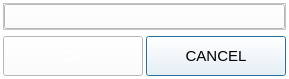
<?xml version="1.0" encoding="UTF-8"?>
<ui version="4.0">
 <class>LoginDialog</class>
 <widget class="QDialog" name="LoginDialog">
  <property name="geometry">
   <rect>
    <x>0</x>
    <y>0</y>
    <width>289</width>
    <height>79</height>
   </rect>
  </property>
  <property name="styleSheet">
   <string notr="true">
background-color: rgb(255, 255, 255);
</string>
  </property>
  <layout class="QGridLayout" name="gridLayout">
   <property name="leftMargin">
    <number>3</number>
   </property>
   <property name="topMargin">
    <number>3</number>
   </property>
   <property name="rightMargin">
    <number>3</number>
   </property>
   <property name="bottomMargin">
    <number>3</number>
   </property>
   <property name="spacing">
    <number>3</number>
   </property>
   <item row="2" column="1">
    <widget class="CustomImageButtonWidget" name="btnCancel">
     <property name="minimumSize">
      <size>
       <width>140</width>
       <height>40</height>
      </size>
     </property>
     <property name="maximumSize">
      <size>
       <width>140</width>
       <height>40</height>
      </size>
     </property>
     <property name="font">
      <font>
       <pointsize>11</pointsize>
      </font>
     </property>
     <property name="text">
      <string>CANCEL</string>
     </property>
    </widget>
   </item>
   <item row="1" column="0" colspan="2">
    <widget class="QWidget" name="widget" native="true">
     <layout class="QGridLayout" name="gridLayout_2">
      <property name="leftMargin">
       <number>0</number>
      </property>
      <property name="topMargin">
       <number>0</number>
      </property>
      <property name="rightMargin">
       <number>0</number>
      </property>
      <property name="bottomMargin">
       <number>0</number>
      </property>
      <property name="spacing">
       <number>0</number>
      </property>
     </layout>
    </widget>
   </item>
   <item row="2" column="0">
    <widget class="CustomImageButtonWidget" name="btnOK">
     <property name="minimumSize">
      <size>
       <width>140</width>
       <height>40</height>
      </size>
     </property>
     <property name="maximumSize">
      <size>
       <width>140</width>
       <height>40</height>
      </size>
     </property>
     <property name="palette">
      <palette>
       <active>
        <colorrole role="Button">
         <brush brushstyle="SolidPattern">
          <color alpha="255">
           <red>255</red>
           <green>255</green>
           <blue>255</blue>
          </color>
         </brush>
        </colorrole>
        <colorrole role="ButtonText">
         <brush brushstyle="SolidPattern">
          <color alpha="255">
           <red>255</red>
           <green>255</green>
           <blue>255</blue>
          </color>
         </brush>
        </colorrole>
        <colorrole role="Base">
         <brush brushstyle="SolidPattern">
          <color alpha="255">
           <red>255</red>
           <green>255</green>
           <blue>255</blue>
          </color>
         </brush>
        </colorrole>
        <colorrole role="Window">
         <brush brushstyle="SolidPattern">
          <color alpha="255">
           <red>255</red>
           <green>255</green>
           <blue>255</blue>
          </color>
         </brush>
        </colorrole>
       </active>
       <inactive>
        <colorrole role="Button">
         <brush brushstyle="SolidPattern">
          <color alpha="255">
           <red>255</red>
           <green>255</green>
           <blue>255</blue>
          </color>
         </brush>
        </colorrole>
        <colorrole role="ButtonText">
         <brush brushstyle="SolidPattern">
          <color alpha="255">
           <red>255</red>
           <green>255</green>
           <blue>255</blue>
          </color>
         </brush>
        </colorrole>
        <colorrole role="Base">
         <brush brushstyle="SolidPattern">
          <color alpha="255">
           <red>255</red>
           <green>255</green>
           <blue>255</blue>
          </color>
         </brush>
        </colorrole>
        <colorrole role="Window">
         <brush brushstyle="SolidPattern">
          <color alpha="255">
           <red>255</red>
           <green>255</green>
           <blue>255</blue>
          </color>
         </brush>
        </colorrole>
       </inactive>
       <disabled>
        <colorrole role="Button">
         <brush brushstyle="SolidPattern">
          <color alpha="255">
           <red>255</red>
           <green>255</green>
           <blue>255</blue>
          </color>
         </brush>
        </colorrole>
        <colorrole role="ButtonText">
         <brush brushstyle="SolidPattern">
          <color alpha="255">
           <red>120</red>
           <green>120</green>
           <blue>120</blue>
          </color>
         </brush>
        </colorrole>
        <colorrole role="Base">
         <brush brushstyle="SolidPattern">
          <color alpha="255">
           <red>255</red>
           <green>255</green>
           <blue>255</blue>
          </color>
         </brush>
        </colorrole>
        <colorrole role="Window">
         <brush brushstyle="SolidPattern">
          <color alpha="255">
           <red>255</red>
           <green>255</green>
           <blue>255</blue>
          </color>
         </brush>
        </colorrole>
       </disabled>
      </palette>
     </property>
     <property name="font">
      <font>
       <pointsize>11</pointsize>
      </font>
     </property>
     <property name="text">
      <string>OK</string>
     </property>
    </widget>
   </item>
   <item row="0" column="0" colspan="2">
    <widget class="QFrame" name="frame">
     <property name="frameShape">
      <enum>QFrame::StyledPanel</enum>
     </property>
     <property name="frameShadow">
      <enum>QFrame::Sunken</enum>
     </property>
     <property name="lineWidth">
      <number>5</number>
     </property>
     <layout class="QGridLayout" name="gridLayout_3">
      <property name="leftMargin">
       <number>0</number>
      </property>
      <property name="topMargin">
       <number>0</number>
      </property>
      <property name="rightMargin">
       <number>0</number>
      </property>
      <property name="bottomMargin">
       <number>0</number>
      </property>
      <property name="spacing">
       <number>0</number>
      </property>
      <item row="0" column="0">
       <widget class="QComboBox" name="comboMode">
        <property name="minimumSize">
         <size>
          <width>0</width>
          <height>25</height>
         </size>
        </property>
        <property name="styleSheet">
         <string notr="true">QComboBox::drop-down {border-width: 0px;} QComboBox::down-arrow {image: url(noimg); border-width: 0px;}</string>
        </property>
        <property name="frame">
         <bool>false</bool>
        </property>
       </widget>
      </item>
     </layout>
    </widget>
   </item>
  </layout>
 </widget>
 <customwidgets>
  <customwidget>
   <class>CustomImageButtonWidget</class>
   <extends>QPushButton</extends>
   <header>UIClass/CustomWidget/CustomImageButtonWidget.h</header>
  </customwidget>
 </customwidgets>
 <tabstops>
  <tabstop>btnOK</tabstop>
  <tabstop>btnCancel</tabstop>
 </tabstops>
 <resources/>
 <connections/>
</ui>
